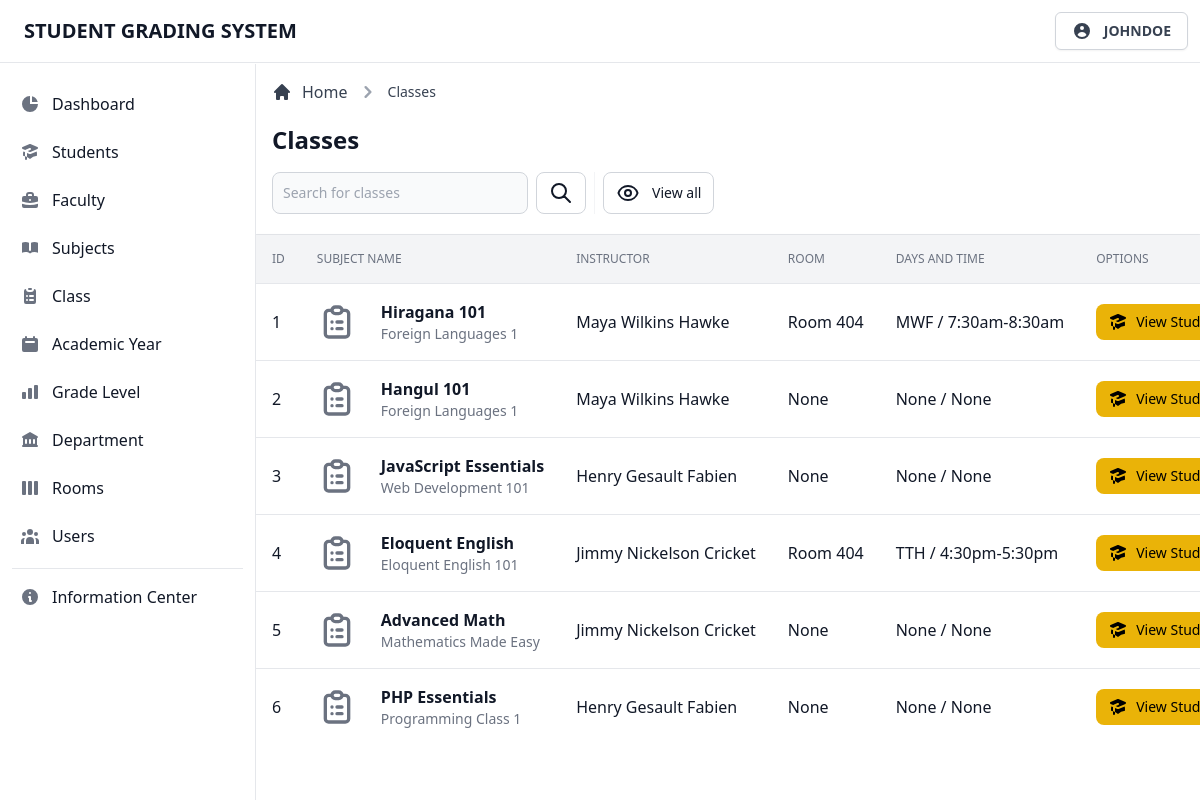
The page /admin/view/class.php (signed in) on the database its author committed.
### tables this page shows
CREATE TABLE `tblclass` (
  `class_id` int(11) NOT NULL,
  `class_code` int(11) NOT NULL,
  `class_name` varchar(255) NOT NULL,
  `class_desc` varchar(255) NOT NULL,
  `inst_code` int(11) NOT NULL,
  `class_inst` varchar(255) NOT NULL,
  `class_level` varchar(255) NOT NULL,
  `class_ay` varchar(255) NOT NULL,
  `class_day` varchar(255) NOT NULL,
  `class_time` varchar(255) NOT NULL,
  `class_room` varchar(255) NOT NULL,
  `class_section` varchar(255) NOT NULL
);

### admin/page/class/class.classes.php (called while the page is built, shortened)
<?php
class DisplayClassContr extends DisplayClass
{
  public function fetchData()
  {
    $result = $this->getData();
    return $result;
  }
}
class DisplayClass extends Dbh
{
  protected function getData()
  {
    $stmt = $this->connect()->query('SELECT * FROM tblclass;');
    $result = 0;
    while ($row = $stmt->fetchAll(PDO::FETCH_ASSOC)) {
      $result = $row;
    }
    return $result;
  }
}
$display = new DisplayClassContr();
$result = $display->fetchData();

### admin/database/database.classes.php (called while the page is built)
<?php
class Dbh
{
  private $hostname = 'localhost';
  private $username = 'root';
  private $password = '';
  private $dbname = 'dbgradingsystem';
  public function connect()
  {
    try {
      $dbh = new PDO('mysql:host=' . $this->hostname . ';dbname=' . $this->dbname, $this->username, $this->password);
      return $dbh;
    } catch (PDOException $e) {
      print "Error!: " . $e->getMessage() . "<br>";
      die();
    }
  }
}

### admin/page/class/class-table.php (the view, shortened to what this page needs)
<div class="flex flex-col min-w-full overflow-hidden overflow-x-auto align-middle shadow">
  <table class="min-w-full divide-y divide-gray-200 table-fixed">
    <thead class="bg-gray-100">
      <tr>
        <th scope="col" class="th">
          ID
        </th>
        <th scope="col" class="th">
          Subject Name
        </th>
        <th scope="col" class="th">
          Instructor
        </th>
        <th scope="col" class="th">
          Room
        </th>
        <th scope="col" class="th">
          Days and Time
        </th>
        <th scope="col" class="th">
          Options
        </th>
      </tr>
    </thead>
    <tbody class="bg-white divide-y divide-gray-200 ">
      <?php foreach ($result as $data) : ?>
        <tr class="hover:bg-gray-100 group">
          <td class="td">
            <div class="flex items-center capitalize">
              <?= $i += 1; ?>
            </div>
          </td>
          <td class="td-title">
            <div class="text-sm font-normal text-gray-500">
              <div class="text-base font-semibold text-gray-900 capitalize">
                <?= $data['class_name']; ?>
              </div>
              <div class="text-sm font-normal text-gray-500">
                <?= $data['class_desc']; ?>
              </div>
            </div>
          </td>
          <td class="td">
            <div class="flex items-center capitalize">
              <?= $data['class_inst']; ?>
            </div>
          </td>
          <td class="td">
            <div class="flex items-center capitalize">
              <?php if (!empty($data['class_room'])) { ?>
                <?= $data['class_room']; ?>
              <?php } else { ?>
                None
              <?php } ?>
            </div>
          </td>
          <td class="td">
            <div class="flex items-center">
              <?php if (!empty($data['class_day'])) { ?>
                <?= $data['class_day']; ?>
              <?php } else { ?>
                None
              <?php } ?>
              /
              <?php if (!empty($data['class_time'])) { ?>
                <?= $data['class_time']; ?>
              <?php } else { ?>
                None
              <?php } ?>
            </div>
          </td>
          <td class="p-4 space-x-2 whitespace-nowrap">
            <a href="#" class="inline-flex items-center px-3 py-2 text-sm font-medium text-center text-black bg-yellow-500 rounded-lg hover:bg-yellow-600 focus:ring-4 focus:ring-yellow-400/50">
              View Students
            </a>
          </td>
        </tr>
      <?php endforeach; ?>
    </tbody>
  </table>
</div>

### rows shown on the page
tblclass: i "1", class_name "Hiragana 101", class_desc "Foreign Languages 1", class_inst "Maya Wilkins Hawke", class_room "Room 404", class_day "MWF", class_time "7:30am-8:30am"
tblclass: i "2", class_name "Hangul 101", class_desc "Foreign Languages 1", class_inst "Maya Wilkins Hawke", class_room "None", class_day "None", class_time "None"
tblclass: i "3", class_name "JavaScript Essentials", class_desc "Web Development 101", class_inst "Henry Gesault Fabien", class_room "None", class_day "None", class_time "None"
tblclass: i "4", class_name "Eloquent English", class_desc "Eloquent English 101", class_inst "Jimmy Nickelson Cricket", class_room "Room 404", class_day "TTH", class_time "4:30pm-5:30pm"
tblclass: i "5", class_name "Advanced Math", class_desc "Mathematics Made Easy", class_inst "Jimmy Nickelson Cricket", class_room "None", class_day "None", class_time "None"
tblclass: i "6", class_name "PHP Essentials", class_desc "Programming Class 1", class_inst "Henry Gesault Fabien", class_room "None", class_day "None", class_time "None"

### other values the page prints
$user "JOHNDOE"
